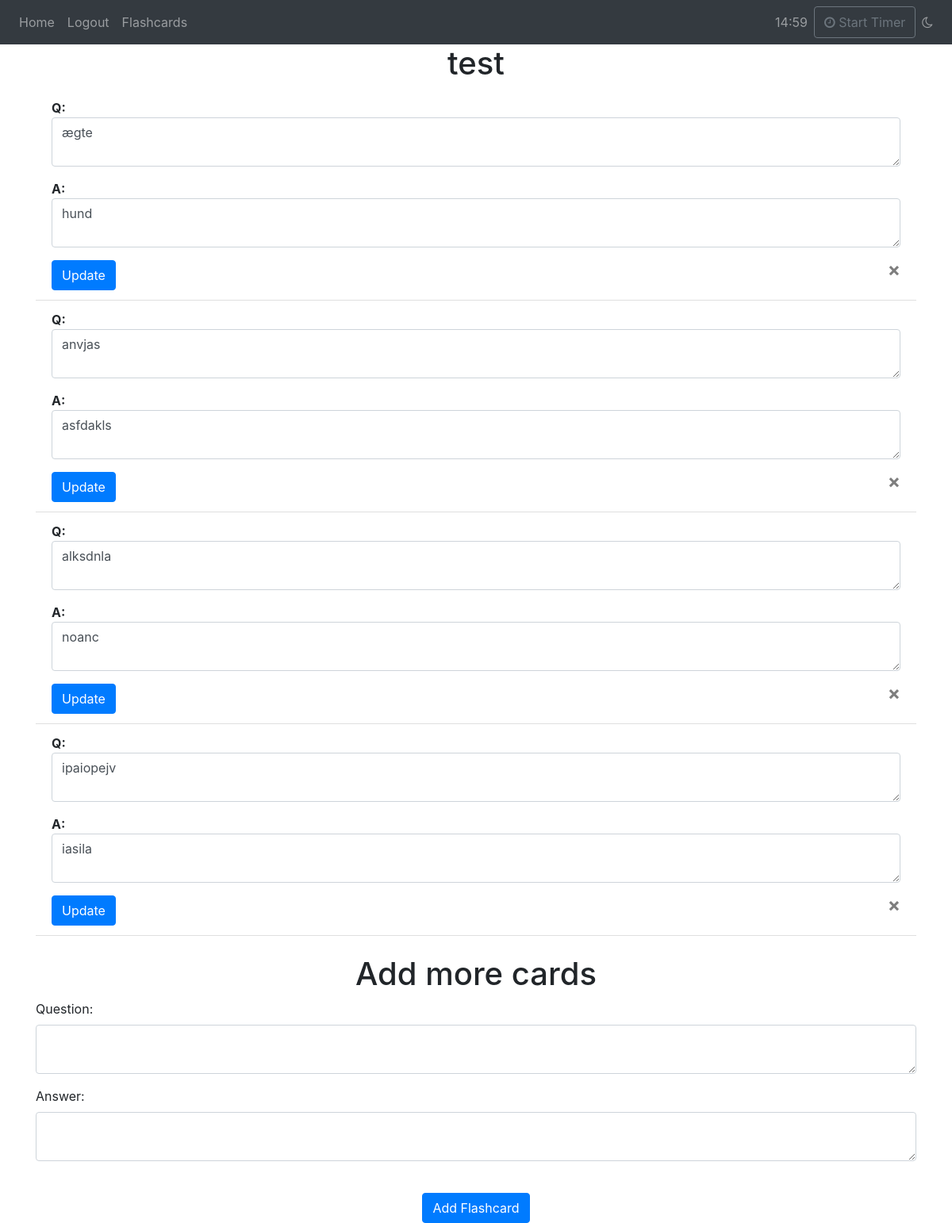
Page /editcards?stackId=2 (signed in) on the committed database.
### website/models.py (models this page shows)
class FlashcardStack(db.Model):
    id = db.Column(db.Integer, primary_key=True)
    title = db.Column(db.String(100), nullable=False)
    user_id = db.Column(db.Integer, db.ForeignKey("user.id"))
    flashcards = db.relationship("Flashcard", backref="stack", lazy=True)

class Flashcard(db.Model):
    id = db.Column(db.Integer, primary_key=True)
    question = db.Column(db.String(1000), nullable=False)
    answer = db.Column(db.String(1000), nullable=False)
    stack_id = db.Column(db.Integer, db.ForeignKey("flashcard_stack.id"), nullable=False)

### website/views.py (the view, shortened to what this page needs)
@views.route("/editcards", methods=["GET", "POST"])
@login_required
def editcards():
    stackId = request.args.get('stackId', None)
    if not stackId:
        flash('No stack ID provided.', category='error')
        return redirect(url_for('views.home'))
    stack = FlashcardStack.query.get(stackId)
    if not stack:
        flash('Stack not found.', 'error')
        return redirect(url_for('views.home'))
    return render_template("editcards.html", user=current_user, stack=stack)

### website/__init__.py (called while the page is built)
def create_app():
    app = Flask(__name__)
    app.config["SECRET_KEY"] = "hafswasd"
    app.config["SQLALCHEMY_DATABASE_URI"] = f"sqlite:///{DB_NAME}"
    db.init_app(app)
    from .views import views
    from .auth import auth
    app.register_blueprint(views, url_prefix="/")
    app.register_blueprint(auth, url_prefix="/")
    from .models import User, Note
    create_database(app)
    login_manager = LoginManager()
    login_manager.login_view = "auth.login"
    login_manager.init_app(app)
    @login_manager.user_loader
    def load_user(id):
        return User.query.get(int(id))
    return app

### website/templates/editcards.html (shortened to what this page needs)
{% extends "base.html" %} {% block title %}Home{% endblock %} {% block content
%}
<h1 align="center">{{ stack.title }}</h1>
<ul class="list-group list-group-flush" id="flashcards">
  {% for flashcard in stack.flashcards %}
  <li class="list-group-item">
    <form method="POST" action="/update_flashcard/{{ flashcard.id }}">
      <div class="form-group">
        <strong>Q:</strong>
        <textarea name="question" class="form-control">
{{ flashcard.question }}</textarea
        >
      </div>
      <div class="form-group">
        <strong>A:</strong>
        <textarea name="answer" class="form-control">
{{ flashcard.answer }}</textarea
        >
      </div>
      <button type="submit" class="btn btn-primary">Update</button>
      <button
        type="button"
        class="close"
        onclick="deleteFlashcard({{ flashcard.id }})"
      >
        <span aria-hidden="true">&times;</span>
      </button>
    </form>
  </li>
  {% endfor %}
</ul>
<br />
<h1 align="center">Add more cards</h1>
<form method="POST">
  <div class="form-group">
    <label for="question">Question:</label>
    <textarea name="question" id="question" class="form-control"></textarea>
  </div>
  <div class="form-group">
    <label for="answer">Answer:</label>
    <textarea name="answer" id="answer" class="form-control"></textarea>
  </div>
  <br />
  <div align="center">
    <button type="submit" class="btn btn-primary">Add Flashcard</button>
  </div>
</form>
{% endblock %}

### website/templates/base.html (style rules this page uses)
:root { --bg-dark: #50596c; --bg-darker: #5f6469; --bg-darkest: #343a40; --bg-answer: #333; --text-light: #d3d3d3; --border-color: #707070; }

### rows in the picture
FlashcardStack: title "test"
Flashcard: question "ægte", answer "hund"
Flashcard: question "anvjas", answer "asfdakls"
Flashcard: question "alksdnla", answer "noanc"
Flashcard: question "ipaiopejv", answer "iasila"
